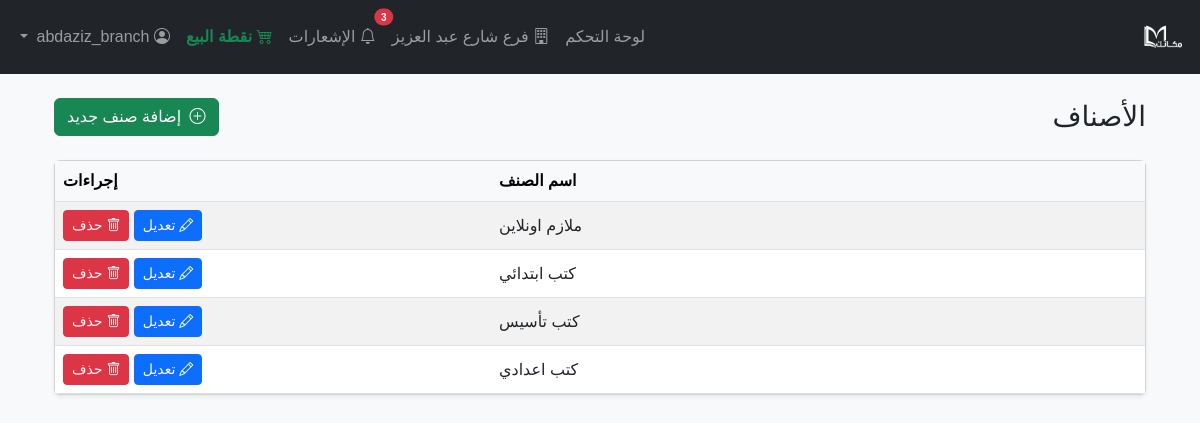
The page /categories/ (signed in) on the database its author committed.
### models/branch.py (models this page shows, shortened)
class Branch(db.Model):
    __tablename__ = 'branches'
    id = db.Column(db.Integer, primary_key=True)
    name = db.Column(db.String(100), nullable=False, unique=True)
    address = db.Column(db.String(255), nullable=True)
    phone = db.Column(db.String(20), nullable=True)
    manager = db.Column(db.String(100), nullable=True)
    is_active = db.Column(db.Boolean, default=True)
    created_at = db.Column(db.DateTime, default=db.func.current_timestamp())

### models/category.py (models this page shows)
class Category(db.Model):
    __tablename__ = 'categories'
    id = db.Column(db.Integer, primary_key=True)
    name = db.Column(db.String(64), unique=True, nullable=False)
    products = db.relationship('Product', backref='category', lazy=True)

### routes/categories.py (the view)
@categories_bp.route('/')
@login_required
def list_categories():
    categories = Category.query.all()
    return render_template('categories/list.html', title='الأصناف', categories=categories)

### models/user.py (called while the page is built)
    def is_admin(self):
        return self.role == 'admin'

    def is_branch_user(self):
        return self.role in ['branch_manager', 'branch_employee']

    def get_branch_name(self):
        return self.branch.name if self.branch else 'غير محدد'

### templates/categories/list.html (shortened to what this page needs)
{% extends 'base.html' %}
{% block content %}
<div class="container" dir="rtl">
    <div class="d-flex justify-content-between align-items-center mb-4">
        <h3 class="mb-0">الأصناف</h3>
        <a href="{{ url_for('categories.add_category') }}" class="btn btn-success">
            <i class="bi bi-plus-circle me-1"></i> إضافة صنف جديد
        </a>
    </div>
    <div class="card shadow-sm">
        <div class="card-body p-0">
            <table class="table table-striped text-end mb-0 align-middle">
                <thead class="table-light">
                    <tr>
                        <th style="width:60%">اسم الصنف</th>
                        <th style="width:40%">إجراءات</th>
                    </tr>
                </thead>
                <tbody>
                    {% for category in categories %}
                    <tr>
                        <td>{{ category.name }}</td>
                        <td>
                            <a href="{{ url_for('categories.edit_category', category_id=category.id) }}" class="btn btn-sm btn-primary"><i class="bi bi-pencil"></i> تعديل</a>
                            <form method="POST" action="{{ url_for('categories.delete_category', category_id=category.id) }}" style="display:inline-block" onsubmit="return confirm('هل أنت متأكد من حذف الصنف؟');">
                                <button type="submit" class="btn btn-sm btn-danger"><i class="bi bi-trash"></i> حذف</button>
                            </form>
                        </td>
                    </tr>
                    {% endfor %}
                </tbody>
            </table>
        </div>
    </div>
</div>
<link rel="stylesheet" href="https://cdn.jsdelivr.net/npm/bootstrap-icons@1.10.5/font/bootstrap-icons.css">
{% endblock %}

### templates/base.html (shortened to what this page needs)
<!DOCTYPE html>
<html lang="ar" dir="rtl">
<head>
    <link href="https://cdn.jsdelivr.net/npm/bootstrap@5.3.0/dist/css/bootstrap.rtl.min.css" rel="stylesheet">
</head>
<body>
<nav class="navbar navbar-expand-lg navbar-dark bg-dark mb-4">
    <div class="container-fluid">
        <a class="navbar-brand d-flex align-items-center" href="{{ url_for('dashboard') }}">
            <img src="/static/logo.png" alt="شعار النظام" style="height:48px;max-width:200px;object-fit:contain;vertical-align:middle;">
        </a>
        <div class="collapse navbar-collapse" id="navbarNav">
            <ul class="navbar-nav ms-auto">
                {% if current_user.is_authenticated %}
                    <li class="nav-item">
                        <a class="nav-link {% if request.endpoint == 'dashboard' %}active{% endif %}" href="{{ url_for('dashboard') }}">لوحة التحكم</a>
                    </li>
                    {% if current_user.is_admin() %}
                        <li class="nav-item">
                            <a class="nav-link {% if request.endpoint and request.endpoint.startswith('branches.') %}active{% endif %}" href="{{ url_for('branches.list_branches') }}">
                                <i class="bi bi-building"></i> إدارة الفروع
                            </a>
                        </li>
                        <li class="nav-item">
                            <a class="nav-link {% if request.endpoint and request.endpoint.startswith('stats.') %}active{% endif %}" href="{{ url_for('stats.stats_dashboard') }}">الإحصائيات</a>
                        </li>
                        <li class="nav-item">
                            <a class="nav-link {% if request.endpoint and request.endpoint.startswith('products.') %}active{% endif %}" href="{{ url_for('products.list_products') }}">المنتجات</a>
                        </li>
                        <li class="nav-item">
                            <a class="nav-link {% if request.endpoint and request.endpoint.startswith('categories.') %}active{% endif %}" href="{{ url_for('categories.list_categories') }}">الأصناف</a>
                        </li>
                        <li class="nav-item">
                            <a class="nav-link {{ 'active' if request.endpoint == 'movements.list_movements' }}" href="{{ url_for('movements.list_movements') }}">
                                <i class="bi bi-arrow-left-right"></i> الحركات
                            </a>
                        </li>
                    {% elif current_user.is_branch_user() %}
                        <li class="nav-item">
                            <a class="nav-link {% if request.endpoint and request.endpoint.startswith('branch_dashboard.') %}active{% endif %}" href="{{ url_for('branch_dashboard.dashboard') }}">
                                <i class="bi bi-building"></i> {{ current_user.get_branch_name() }}
                            </a>
                        </li>
                    {% endif %}
                    {% if current_user.is_admin() or current_user.is_branch_user() %}
                        <li class="nav-item position-relative">
                            <a class="nav-link {% if request.endpoint == 'branch_dashboard.notifications' %}active{% endif %}" href="{{ url_for('branch_dashboard.notifications') }}">
                                <i class="bi bi-bell"></i>
                                {% set unread_count = current_user.branch.received_notifications|selectattr('is_read', 'equalto', False)|list|length if current_user.is_branch_user() else 0 %}
                                {% if current_user.is_admin() %}
                                    {% set unread_count = unread_count + (notifications_count or 0) %}
                                {% endif %}
                                {% if unread_count > 0 %}
                                    <span class="position-absolute top-0 start-0 translate-middle badge rounded-pill bg-danger" style="font-size:10px;">{{ unread_count }}</span>
                                {% endif %}
                                الإشعارات
                            </a>
                        </li>
                    {% endif %}
                    <li class="nav-item">
                        <a class="nav-link fw-bold text-success" href="{{ url_for('pos.pos_home') }}">
                            <i class="bi bi-cart4"></i> نقطة البيع
                        </a>
                    </li>
                    <li class="nav-item dropdown">
                        <a class="nav-link dropdown-toggle" href="#" id="userDropdown" role="button" data-bs-toggle="dropdown" aria-expanded="false">
                            <i class="bi bi-person-circle"></i> {{ current_user.username }}{% if current_user.is_admin() %} <span class="badge bg-danger">مدير</span>{% endif %}
                        </a>
                    </li>
                {% endif %}
            </ul>
        </div>
    </div>
</nav>
<div class="container">
    {% block content %}{% endblock %}
</div>
<link rel="stylesheet" href="https://cdn.jsdelivr.net/npm/bootstrap-icons@1.10.5/font/bootstrap-icons.css">
</body>
</html>

### templates/base.html (style rules this page uses)
body { font-family: 'Cairo', Tahoma, Arial, sans-serif; background: #f8f9fa; }

### rows shown on the page
Branch: get_branch_name "فرع شارع عبد العزيز"
Category: name "ملازم اونلاين"
Category: name "كتب ابتدائي"
Category: name "كتب تأسيس"
Category: name "كتب اعدادي"

### other values the page prints
{{ unread_count }} "3"
